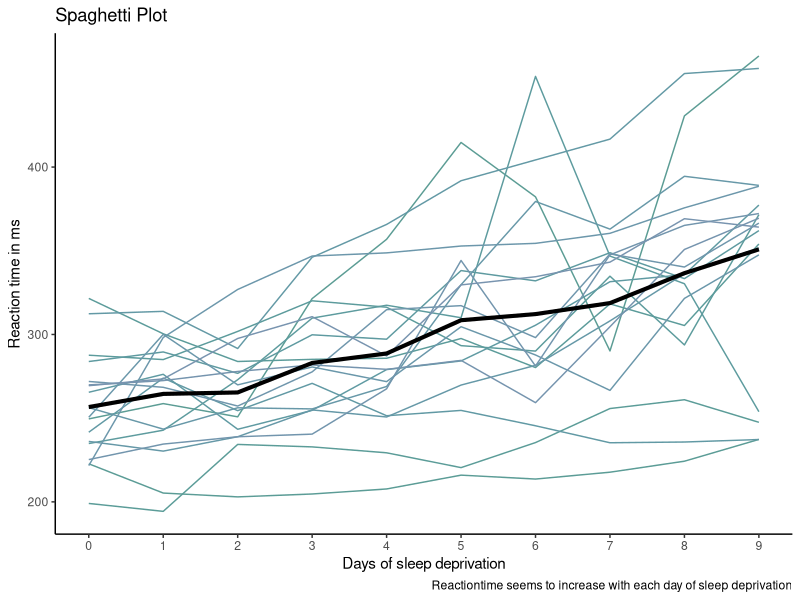
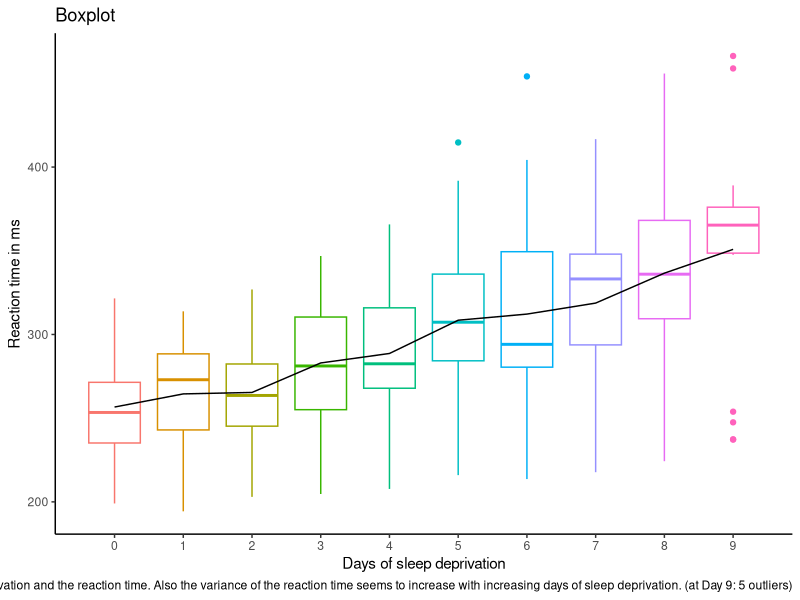
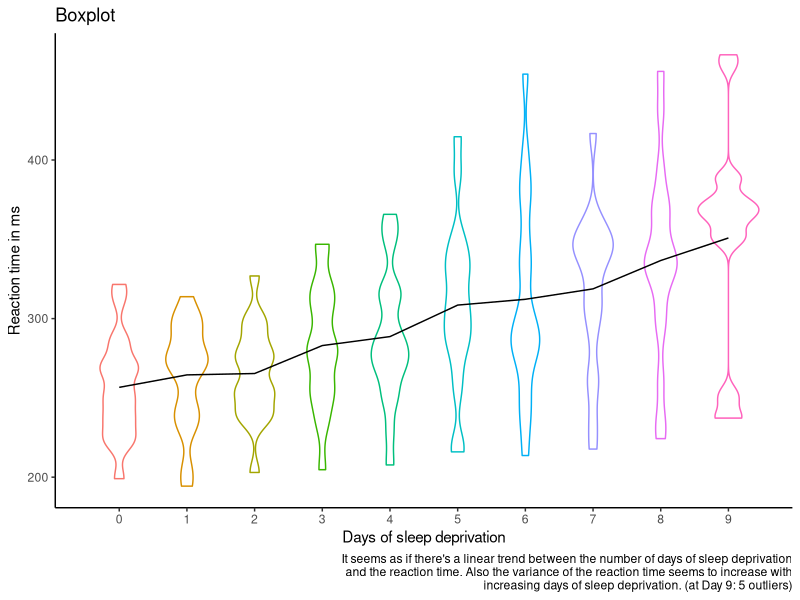
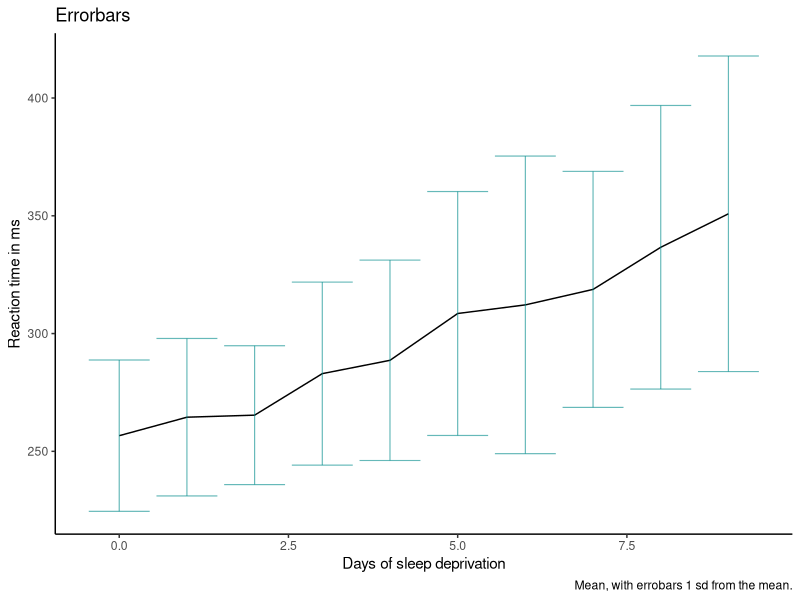
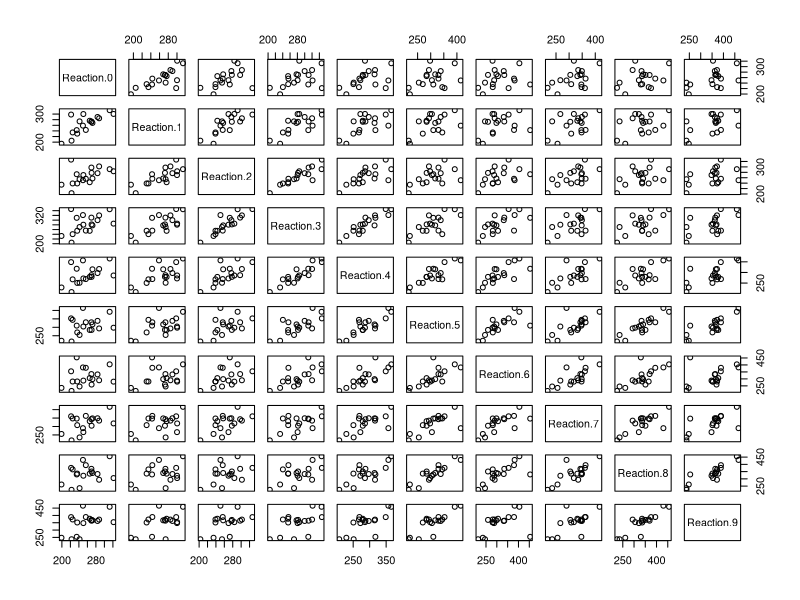
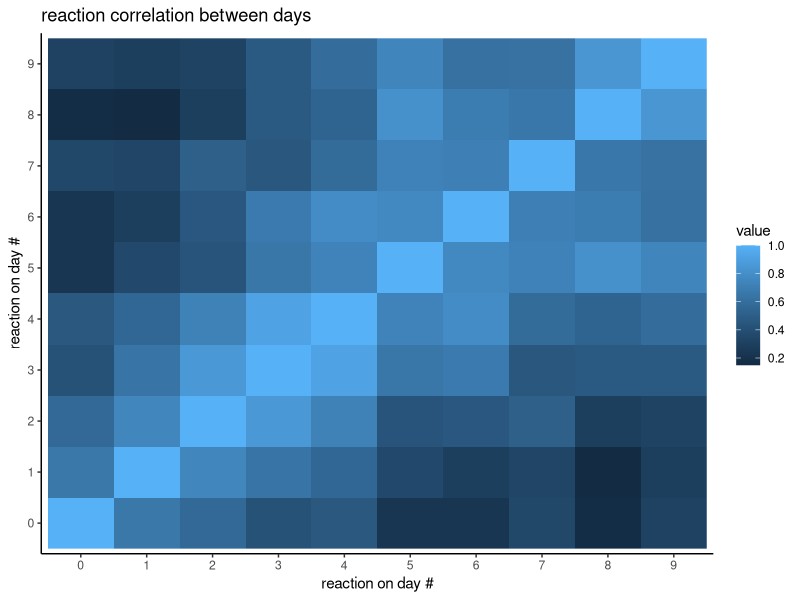
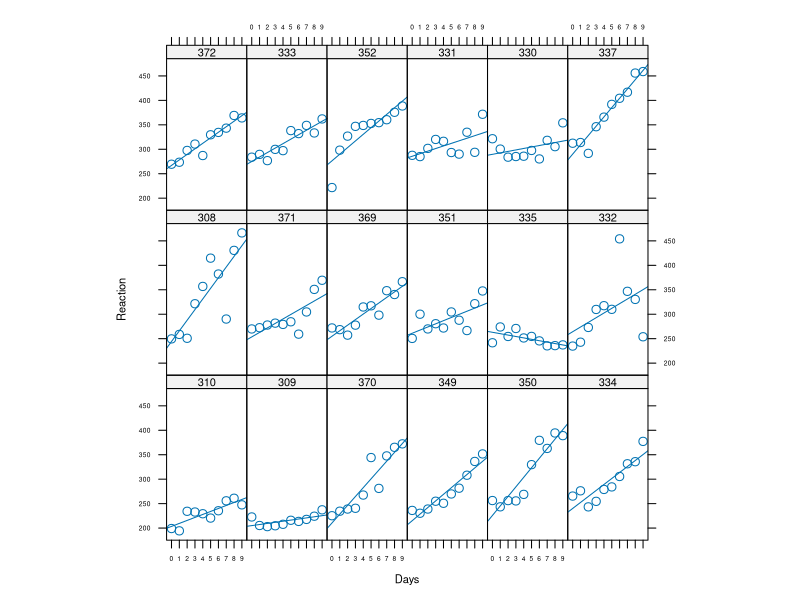
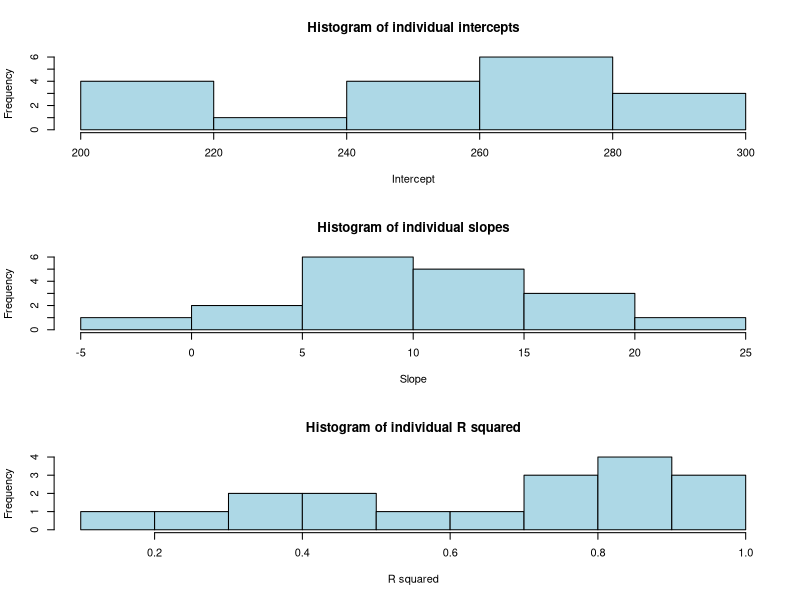

Reproduce these figures in R, in order.
## ---- chunk 1
knitr::opts_chunk$set(echo = FALSE)
## ---- chunk 2
library(tidyverse)
library(lattice)
library(lme4)
library(arm)
library(ggplot2)
library(reshape2)

ggplot2::theme_set(theme_classic())
## ---- chunk 3
sleep <- read.table('sleep.txt')
head(sleep, 12)
## ---- chunk 4
average_reaction_time <- sleep %>%
  group_by(Days) %>%
  summarise(mean_reaction_time   = mean(Reaction),
            median_reaction_time = median(Reaction),
            sd_reaction_time     = sd(Reaction)) %>%
  mutate(upper_reaction_time = mean_reaction_time + sd_reaction_time,
         lower_reaction_time = mean_reaction_time - sd_reaction_time) 

sleep_spag_plot <- ggplot(sleep) +
  geom_line(aes(Days, Reaction, colour = factor(Subject)),
            show.legend = FALSE) +
  geom_line(data = average_reaction_time,
            aes(Days, mean_reaction_time),
            colour = "BLACK",
            size   = 1.4) + 
  labs(title   = "Spaghetti Plot",
       caption = "Reactiontime seems to increase with each day of sleep deprivation",
       x       = "Days of sleep deprivation",
       y       = "Reaction time in ms") +
  scale_colour_hue(h = c(180, 240), l = 60, c = 30) +
  scale_x_continuous(breaks = 0:9)
sleep_spag_plot
## ---- chunk 5
ggplot(sleep) + 
  geom_boxplot(aes(Days, Reaction, colour = factor(Days)),
               show.legend = FALSE) +
  geom_line(data   = average_reaction_time,
            aes(Days, mean_reaction_time),
            colour = "black",
            size   = 0.5) +
  labs(title   = "Boxplot",
       caption = "It seems as if there's a linear trend between the number of days of sleep deprivation and the reaction time. Also the variance of the reaction time seems to increase with increasing days of sleep deprivation. (at Day 9: 5 outliers)",
       x       = "Days of sleep deprivation",
       y       = "Reaction time in ms") +
  scale_x_continuous(breaks = 0:9)
       
       ##TODO add violin plot, add axis      
## ---- chunk 6
ggplot(sleep) + 
  geom_violin(aes(Days, Reaction, colour = factor(Days)),
              adjust = .5,
              scale  = "count",
              show.legend = FALSE) +
  geom_line(data   = average_reaction_time,
            aes(Days, mean_reaction_time),
            colour = "black",
            size   = 0.5) +
  labs(title   = "Boxplot",
       caption = "It seems as if there's a linear trend between the number of days of sleep deprivation\nand the reaction time. Also the variance of the reaction time seems to increase with\nincreasing days of sleep deprivation. (at Day 9: 5 outliers)",
       x       = "Days of sleep deprivation",
       y       = "Reaction time in ms") +
  scale_x_continuous(breaks = 0:9)
## ---- chunk 7
sleep.mean <- tapply(sleep$Reaction, list(sleep$Days), mean)
sleep.sd   <- tapply(sleep$Reaction, list(sleep$Days), sd)
sleep.var  <- tapply(sleep$Reaction, list(sleep$Days), var)
sleep.n    <- table(sleep$Days)

overview   <- cbind(c(0:9), sleep.mean, sleep.sd, sleep.var, sleep.n)
colnames(overview) <- c('Days', 'Mean', 'SD', 'Var', 'n')
knitr::kable(round(overview, 2), "pandoc")
## ---- chunk 8
ggplot2::ggplot(average_reaction_time) +
  geom_line(aes(Days, mean_reaction_time)) +
  geom_errorbar(aes(Days, ymin = lower_reaction_time,
                    ymax = upper_reaction_time),
                size = .4, alpha = .6, color = "darkcyan") +
    labs(title = "Errorbars",
       caption = "Mean, with errobars 1 sd from the mean.",
       x       = "Days of sleep deprivation",
       y       = "Reaction time in ms")
## ---- chunk 9
## Reshaping the data into a wide form
sleep.resh <- reshape(sleep,
                      timevar   = "Days",
                      idvar     = c("Subject"),
                      direction = "wide")
knitr::kable(sleep.resh, "pandoc")
## ---- chunk 10
# check normality of variables Reaction.X
for (i in c(2:11)) {
  print(shapiro.test(sleep.resh[,i]))
}
## ---- chunk 11
## Correlation between the Reaction scores at different days
cor(sleep.resh[, 2:11], method = 'spearman')

pairs(sleep.resh[, 2:11])
##TODO add cor + colours fancy plot
## ---- chunk 12
## Correlation between the Reaction scores at different days

cors <- cor(sleep.resh[, 2:11], method = 'spearman')

ggplot(melt(cors), aes(Var1,Var2, fill = value)) +
  geom_raster() +
  scale_x_discrete(labels = 0:9) +
  scale_y_discrete(labels = 0:9) +
  labs(title = "reaction correlation between days",
       x = "reaction on day #",
       y = "reaction on day #")
## ---- chunk 13
## Trellis graph
## Displaying the linear regression per person

cf <- sapply(sleep$Subject, 
            function(x) coef(lm(Reaction~Days, data=subset(sleep, Subject == x))))

Sx <- reorder(sleep$Subject, cf[1,]) 
# 
xyplot(Reaction ~ Days|Sx,
       data          = sleep,
       type          = c('p', 'r'),
       auto.key      = T,
       aspect        = "xy",
       par.settings  = list(axis.text = list(cex = 0.6),
                           fontsize = list(text = 8, points = 10)),
       scales = list(x = list(at = c(0:9), labels = c("0","1","2", "3", "4", "5", "6", "7", "8", "9"))))
       
## ---- chunk 14
## Linear regression per participant of Reaction on Days

## Coefficients
lin.reg.coef  <- by(sleep, sleep$Subject,
                   function(data) coef(lm(Reaction ~ Days, data = data)))
lin.reg.coef1 <- unlist(lin.reg.coef)
names(lin.reg.coef1) <- NULL
lin.reg.coef2 <- matrix(lin.reg.coef1,
                        length(lin.reg.coef1)/2,
                        2,
                        byrow = TRUE)

## R squared
lin.reg.r.squared  <- by(sleep, sleep$Subject,
                        function(data) summary(lm(Reaction ~ Days, data = data))$r.squared )
lin.reg.r.squared1 <- as.vector(unlist(lin.reg.r.squared))

## Histograms
par(mfrow = c(3,1))
hist(lin.reg.coef2[,1],
     xlab = "Intercept",
     col  = "lightblue",
     main = "Histogram of individual intercepts")
hist(lin.reg.coef2[,2],
     xlab = "Slope",
     col  = "lightblue",
     main = "Histogram of individual slopes")
hist(lin.reg.r.squared1,
     xlab = "R squared",
     col  = "lightblue",
     main = "Histogram of individual R squared")

## ---- chunk 15
sleep.reml <- lmer(formula = Reaction ~ 1 + Days + (1 + Days|Subject),
                   data = sleep)
summary(sleep.reml) 
## ---- chunk 16
confint(sleep.reml,
        method    = 'boot',
        boot.type = 'perc',
        oldNames  = F,
        nsim      = 500)
## ---- chunk 17
sleep.full      <- lmer(Reaction~1+Days+(1 + Days|Subject), REML = FALSE, data = sleep)
sleep.intercept <- lmer(Reaction~1+(1|Subject), REML = FALSE, data = sleep)
anova(sleep.full,sleep.intercept)

## ---- chunk 18
D.sleep = unclass(VarCorr(sleep.reml))$Subject 
D.sleep

## ---- chunk 19
sleep.o <- ranef(sleep.reml)$Subject
head(sleep.o,10)
## ---- chunk 20

plot(sleep.o, main = "Random intercept (boi) vs random slope (b1i)")
#plot modelled intercept and slope incl fixed effects
ind.coef = coef(sleep.reml)$Subject
head(ind.coef)
interc.coef = ind.coef[,1]
slope.coef = ind.coef[,2]
plot(interc.coef,slope.coef, main = "Random intercept vs random slope 
     (including fixed effects)")

#plot individual intercept and slope to compare 
intercept.lin.reg.coef2 = lin.reg.coef2[,1]
slope.lin.reg.coef2 = lin.reg.coef2[,2]
plot(intercept.lin.reg.coef2, slope.lin.reg.coef2, main = "Individual regression intercept vs slope")
